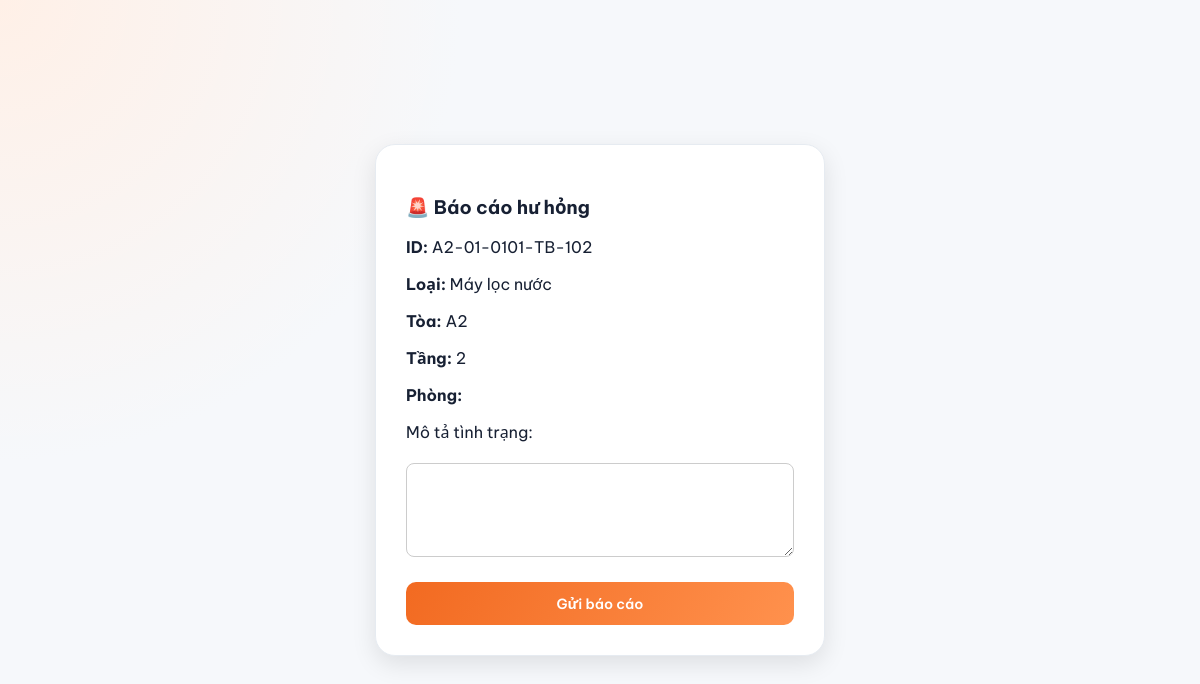
The page /report/A2-01-0101-TB-102 (signed in) on the database as committed earlier.
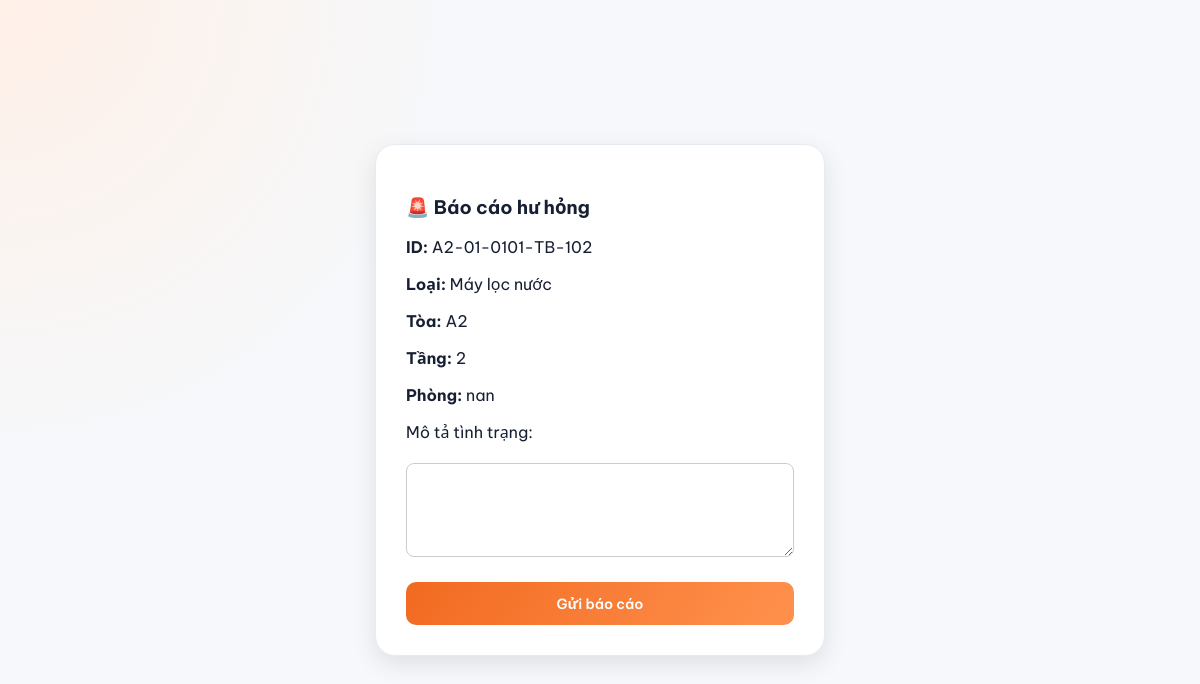
The same page on the database as committed later.
### tables this page shows
CREATE TABLE assets (
        ID_assets TEXT PRIMARY KEY,
        Auditorium TEXT DEFAULT '',
        Floor TEXT DEFAULT '',
        Room TEXT DEFAULT '',
        Type_asset TEXT NOT NULL,
        Id_type TEXT DEFAULT '',
        Ordinal_number TEXT DEFAULT '',
        Notes TEXT DEFAULT '',
        Description TEXT DEFAULT '',
        Year INTEGER DEFAULT 2024,
        Origin TEXT DEFAULT 'Việt Nam',
        Status TEXT DEFAULT 'Đang hoạt động',
        ATS INTEGER DEFAULT 100,
        is_deleted INTEGER DEFAULT 0,
        deleted_at TEXT,
        deleted_by TEXT,
        created_at TEXT
    );

### app.py (the view)
        def decorated(*args, **kwargs):
            if "username" not in session:
                return redirect("/login")
            if session.get("role") not in roles:
                return render_template("no_permission.html"), 403
            return func(*args, **kwargs)

### app.py (called while the page is built)
def get_db():
    conn = sqlite3.connect(DB_PATH)
    conn.row_factory = sqlite3.Row
    return conn

@app.before_request
def expire_login_session():
    if "username" not in session:
        return None
    if (session.get("role") or "").strip().lower() != "user":
        return None
    login_at = session.get("login_at")
    if not isinstance(login_at, (int, float)) or (time.time() - login_at >= 5 * 60):
        session.clear()
        if request.endpoint == "api_asset":
            return {"status": "error", "message": "Phiên đăng nhập đã hết hạn sau 5 phút."}, 401
        return redirect(url_for("login", next=request.path))
    return None

def require_role(roles):
    def wrapper(func):
        def decorated(*args, **kwargs):
            if "username" not in session:
                return redirect("/login")
            if session.get("role") not in roles:
                return render_template("no_permission.html"), 403
            return func(*args, **kwargs)
        decorated.__name__ = func.__name__
        return decorated
    return wrapper

### templates/report_form.html (shortened to what this page needs)
<!DOCTYPE html>
<html lang="vi">
<head>
    <link rel="stylesheet" href="{{ url_for('static', filename='app.css') }}">
</head>
<body>
<div class="card">
<h3>🚨 Báo cáo hư hỏng</h3>
<p><b>ID:</b> {{ asset["ID_assets"] }}</p>
<p><b>Loại:</b> {{ asset["Type_asset"] }}</p>
<p><b>Tòa:</b> {{ asset["Auditorium"] }}</p>
<p><b>Tầng:</b> {{ asset["Floor"] }}</p>
<p><b>Phòng:</b> {{ asset["Room"] }}</p>
<form method="post">
    <label>Mô tả tình trạng:</label>
    <textarea name="description" rows="4" required></textarea>
    <button type="submit">Gửi báo cáo</button>
</form>
</div>
</body>
</html>

Rows that differ between the two databases and show on the page:
changed assets "A2-01-0101-TB-102": Room (not shown) → "nan"
